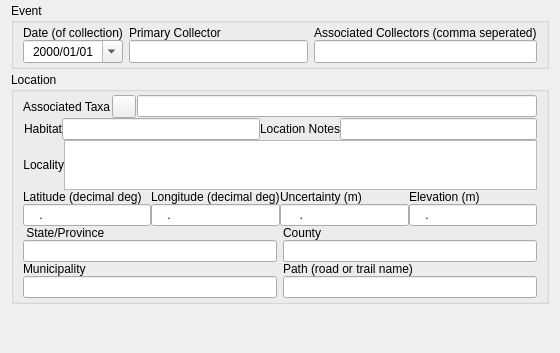
              <widget class="QWidget" name="scrollAreaWidgetContents">
               <property name="geometry">
                <rect>
                 <x>0</x>
                 <y>0</y>
                 <width>560</width>
                 <height>353</height>
                </rect>
               </property>
               <property name="sizePolicy">
                <sizepolicy hsizetype="Minimum" vsizetype="Minimum">
                 <horstretch>0</horstretch>
                 <verstretch>0</verstretch>
                </sizepolicy>
               </property>
               <layout class="QVBoxLayout" name="verticalLayout_2">
                <property name="spacing">
                 <number>3</number>
                </property>
                <property name="topMargin">
                 <number>3</number>
                </property>
                <property name="bottomMargin">
                 <number>3</number>
                </property>
                <item>
                 <widget class="QGroupBox" name="groupGrid_event">
                  <property name="sizePolicy">
                   <sizepolicy hsizetype="Expanding" vsizetype="Fixed">
                    <horstretch>0</horstretch>
                    <verstretch>0</verstretch>
                   </sizepolicy>
                  </property>
                  <property name="title">
                   <string>Event</string>
                  </property>
                  <property name="alignment">
                   <set>Qt::AlignLeading|Qt::AlignLeft|Qt::AlignTop</set>
                  </property>
                  <property name="checkable">
                   <bool>false</bool>
                  </property>
                  <layout class="QGridLayout" name="gridLayout_4">
                   <property name="sizeConstraint">
                    <enum>QLayout::SetDefaultConstraint</enum>
                   </property>
                   <property name="topMargin">
                    <number>3</number>
                   </property>
                   <property name="bottomMargin">
                    <number>3</number>
                   </property>
                   <property name="verticalSpacing">
                    <number>0</number>
                   </property>
                   <item row="0" column="2">
                    <widget class="QLabel" name="label_associatedCollectors">
                     <property name="sizePolicy">
                      <sizepolicy hsizetype="Expanding" vsizetype="Expanding">
                       <horstretch>0</horstretch>
                       <verstretch>0</verstretch>
                      </sizepolicy>
                     </property>
                     <property name="text">
                      <string>Associated Collectors (comma seperated)</string>
                     </property>
                     <property name="wordWrap">
                      <bool>false</bool>
                     </property>
                    </widget>
                   </item>
                   <item row="0" column="0">
                    <widget class="QLabel" name="label_eventDate">
                     <property name="sizePolicy">
                      <sizepolicy hsizetype="Minimum" vsizetype="Expanding">
                       <horstretch>0</horstretch>
                       <verstretch>0</verstretch>
                      </sizepolicy>
                     </property>
                     <property name="text">
                      <string>Date (of collection)</string>
                     </property>
                     <property name="wordWrap">
                      <bool>false</bool>
                     </property>
                    </widget>
                   </item>
                   <item row="1" column="1">
                    <widget class="QLineEdit" name="lineEdit_recordedBy">
                     <property name="sizePolicy">
                      <sizepolicy hsizetype="Expanding" vsizetype="Expanding">
                       <horstretch>0</horstretch>
                       <verstretch>0</verstretch>
                      </sizepolicy>
                     </property>
                    </widget>
                   </item>
                   <item row="0" column="1">
                    <widget class="QLabel" name="label_recordedBy">
                     <property name="sizePolicy">
                      <sizepolicy hsizetype="Expanding" vsizetype="Expanding">
                       <horstretch>0</horstretch>
                       <verstretch>0</verstretch>
                      </sizepolicy>
                     </property>
                     <property name="text">
                      <string>Primary Collector</string>
                     </property>
                    </widget>
                   </item>
                   <item row="1" column="2">
                    <widget class="QLineEdit" name="lineEdit_associatedCollectors">
                     <property name="sizePolicy">
                      <sizepolicy hsizetype="Expanding" vsizetype="Expanding">
                       <horstretch>0</horstretch>
                       <verstretch>0</verstretch>
                      </sizepolicy>
                     </property>
                    </widget>
                   </item>
                   <item row="1" column="0">
                    <widget class="QDateEdit" name="dateEdit_eventDate">
                     <property name="sizePolicy">
                      <sizepolicy hsizetype="Minimum" vsizetype="Expanding">
                       <horstretch>0</horstretch>
                       <verstretch>0</verstretch>
                      </sizepolicy>
                     </property>
                     <property name="wrapping">
                      <bool>false</bool>
                     </property>
                     <property name="alignment">
                      <set>Qt::AlignCenter</set>
                     </property>
                     <property name="buttonSymbols">
                      <enum>QAbstractSpinBox::UpDownArrows</enum>
                     </property>
                     <property name="accelerated">
                      <bool>false</bool>
                     </property>
                     <property name="currentSection">
                      <enum>QDateTimeEdit::DaySection</enum>
                     </property>
                     <property name="displayFormat">
                      <string>yyyy/MM/dd</string>
                     </property>
                     <property name="calendarPopup">
                      <bool>true</bool>
                     </property>
                     <property name="currentSectionIndex">
                      <number>2</number>
                     </property>
                    </widget>
                   </item>
                  </layout>
                 </widget>
                </item>
                <item alignment="Qt::AlignTop">
                 <widget class="QGroupBox" name="groupBox">
                  <property name="sizePolicy">
                   <sizepolicy hsizetype="Expanding" vsizetype="Expanding">
                    <horstretch>0</horstretch>
                    <verstretch>0</verstretch>
                   </sizepolicy>
                  </property>
                  <property name="title">
                   <string>Location</string>
                  </property>
                  <layout class="QGridLayout" name="gridLayout_3">
                   <property name="leftMargin">
                    <number>9</number>
                   </property>
                   <property name="topMargin">
                    <number>3</number>
                   </property>
                   <property name="rightMargin">
                    <number>9</number>
                   </property>
                   <property name="bottomMargin">
                    <number>3</number>
                   </property>
                   <property name="verticalSpacing">
                    <number>0</number>
                   </property>
                   <item row="5" column="1">
                    <widget class="QLabel" name="label_county">
                     <property name="text">
                      <string>County</string>
                     </property>
                    </widget>
                   </item>
                   <item row="0" column="0" colspan="2">
                    <layout class="QHBoxLayout" name="horizontalLayout_7" stretch="0,0,10">
                     <property name="spacing">
                      <number>1</number>
                     </property>
                     <item>
                      <widget class="QLabel" name="label_associatedTaxa">
                       <property name="sizePolicy">
                        <sizepolicy hsizetype="Expanding" vsizetype="Expanding">
                         <horstretch>0</horstretch>
                         <verstretch>0</verstretch>
                        </sizepolicy>
                       </property>
                       <property name="text">
                        <string>Associated Taxa</string>
                       </property>
                      </widget>
                     </item>
                     <item alignment="Qt::AlignRight|Qt::AlignVCenter">
                      <widget class="QToolButton" name="button_associatedTaxa">
                       <property name="sizePolicy">
                        <sizepolicy hsizetype="Minimum" vsizetype="Minimum">
                         <horstretch>0</horstretch>
                         <verstretch>0</verstretch>
                        </sizepolicy>
                       </property>
                       <property name="maximumSize">
                        <size>
                         <width>16777215</width>
                         <height>16777215</height>
                        </size>
                       </property>
                       <property name="sizeIncrement">
                        <size>
                         <width>0</width>
                         <height>0</height>
                        </size>
                       </property>
                       <property name="text">
                        <string/>
                       </property>
                       <property name="icon">
                        <iconset resource="resources/Resources.qrc">
                         <normaloff>:/rc_/plus-square.svg</normaloff>:/rc_/plus-square.svg</iconset>
                       </property>
                      </widget>
                     </item>
                     <item>
                      <widget class="QLineEdit" name="lineEdit_associatedTaxa"/>
                     </item>
                    </layout>
                   </item>
                   <item row="10" column="1">
                    <widget class="QLineEdit" name="lineEdit_path"/>
                   </item>
                   <item row="6" column="0">
                    <widget class="QLineEdit" name="lineEdit_stateProvince"/>
                   </item>
                   <item row="1" column="0" colspan="2">
                    <layout class="QHBoxLayout" name="horizontalLayout_8">
                     <item>
                      <widget class="QLabel" name="label_habitat">
                       <property name="text">
                        <string>Habitat</string>
                       </property>
                       <property name="alignment">
                        <set>Qt::AlignRight|Qt::AlignTrailing|Qt::AlignVCenter</set>
                       </property>
                      </widget>
                     </item>
                     <item>
                      <widget class="QLineEdit" name="lineEdit_habitat"/>
                     </item>
                     <item>
                      <widget class="QLabel" name="label_locationNotes">
                       <property name="text">
                        <string>Location Notes</string>
                       </property>
                      </widget>
                     </item>
                     <item>
                      <widget class="QLineEdit" name="lineEdit_locationNotes"/>
                     </item>
                    </layout>
                   </item>
                   <item row="9" column="0">
                    <widget class="QLabel" name="label_municipality">
                     <property name="text">
                      <string>Municipality</string>
                     </property>
                    </widget>
                   </item>
                   <item row="9" column="1">
                    <widget class="QLabel" name="label_path">
                     <property name="text">
                      <string>Path (road or trail name)</string>
                     </property>
                    </widget>
                   </item>
                   <item row="3" column="0" colspan="2">
                    <layout class="QGridLayout" name="gridLayout_2">
                     <property name="verticalSpacing">
                      <number>0</number>
                     </property>
                     <item row="1" column="1">
                      <widget class="QLineEdit" name="lineEdit_decimalLongitude">
                       <property name="inputMask">
                        <string>#099.9900000000</string>
                       </property>
                       <property name="alignment">
                        <set>Qt::AlignJustify|Qt::AlignVCenter</set>
                       </property>
                      </widget>
                     </item>
                     <item row="0" column="0">
                      <widget class="QLabel" name="label_latitude">
                       <property name="text">
                        <string>Latitude (decimal deg)</string>
                       </property>
                      </widget>
                     </item>
                     <item row="1" column="2">
                      <widget class="QLineEdit" name="lineEdit_coordinateUncertaintyInMeters">
                       <property name="inputMask">
                        <string>00009.000</string>
                       </property>
                       <property name="alignment">
                        <set>Qt::AlignJustify|Qt::AlignVCenter</set>
                       </property>
                      </widget>
                     </item>
                     <item row="0" column="2">
                      <widget class="QLabel" name="label_uncertainty">
                       <property name="text">
                        <string>Uncertainty (m)</string>
                       </property>
                      </widget>
                     </item>
                     <item row="1" column="0">
                      <widget class="QLineEdit" name="lineEdit_decimalLatitude">
                       <property name="inputMask">
                        <string>#099.9900000000</string>
                       </property>
                       <property name="alignment">
                        <set>Qt::AlignJustify|Qt::AlignVCenter</set>
                       </property>
                      </widget>
                     </item>
                     <item row="0" column="1">
                      <widget class="QLabel" name="label_longitude">
                       <property name="text">
                        <string>Longitude (decimal deg)</string>
                       </property>
                      </widget>
                     </item>
                     <item row="0" column="3">
                      <widget class="QLabel" name="label_elevation">
                       <property name="text">
                        <string>Elevation (m)</string>
                       </property>
                      </widget>
                     </item>
                     <item row="1" column="3">
                      <widget class="QLineEdit" name="lineEdit_minimumElevationInMeters">
                       <property name="inputMask">
                        <string>0009.00</string>
                       </property>
                       <property name="text">
                        <string>.</string>
                       </property>
                      </widget>
                     </item>
                    </layout>
                   </item>
                   <item row="5" column="0">
                    <widget class="QLabel" name="label_stateProvince">
                     <property name="text">
                      <string> State/Province</string>
                     </property>
                    </widget>
                   </item>
                   <item row="6" column="1">
                    <widget class="QLineEdit" name="lineEdit_county"/>
                   </item>
                   <item row="2" column="0" colspan="2">
                    <layout class="QHBoxLayout" name="horizontalLayout_6">
                     <item>
                      <widget class="QLabel" name="label_locality">
                       <property name="text">
                        <string>Locality</string>
                       </property>
                       <property name="alignment">
                        <set>Qt::AlignRight|Qt::AlignTrailing|Qt::AlignVCenter</set>
                       </property>
                      </widget>
                     </item>
                     <item>
                      <widget class="QPlainTextEdit" name="plainTextEdit_locality">
                       <property name="sizePolicy">
                        <sizepolicy hsizetype="Expanding" vsizetype="Expanding">
                         <horstretch>0</horstretch>
                         <verstretch>0</verstretch>
                        </sizepolicy>
                       </property>
                       <property name="minimumSize">
                        <size>
                         <width>0</width>
                         <height>45</height>
                        </size>
                       </property>
                       <property name="maximumSize">
                        <size>
                         <width>16777215</width>
                         <height>50</height>
                        </size>
                       </property>
                       <property name="backgroundVisible">
                        <bool>false</bool>
                       </property>
                      </widget>
                     </item>
                    </layout>
                   </item>
                   <item row="10" column="0">
                    <widget class="QLineEdit" name="lineEdit_municipality"/>
                   </item>
                  </layout>
                 </widget>
                </item>
               </layout>
              </widget>
